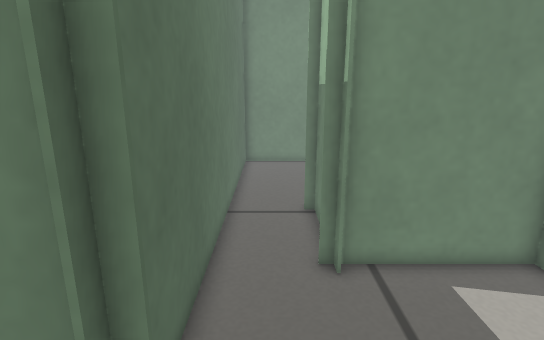
View 1 (above)

13 first-person views from a walk through a Gazebo world. The camera is 0.51 m above the floor, tilts 14° down and sees 80° across. The floor is counted in squares, 0.1 m on a side. Each view is taken from the middle of a square. On the plan, view 1 faces up. The plan holds only what a view shows up to about 20 squares ahead; the rest is blank. The place goes on beyond the plan. Surface patterns are stand-ins for the level's own textures.

View 2
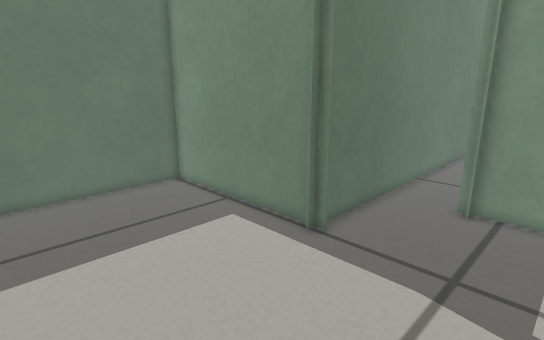

View 3
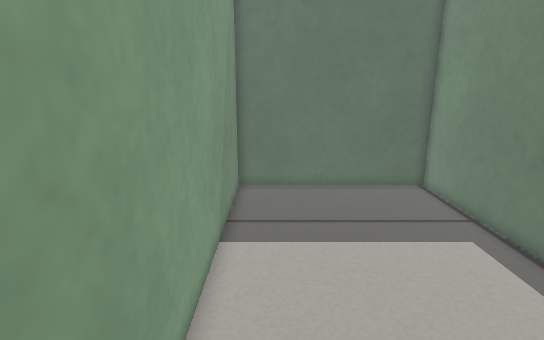

View 4
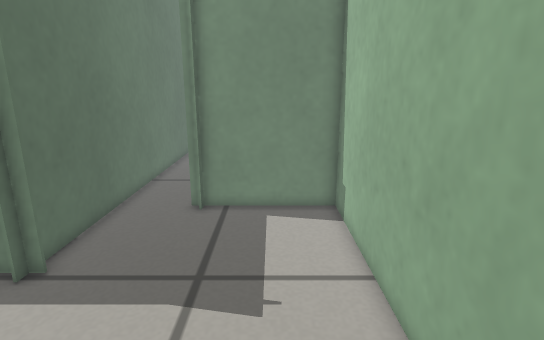

View 5
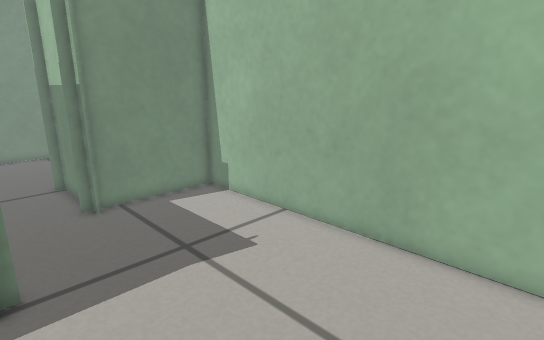

View 6
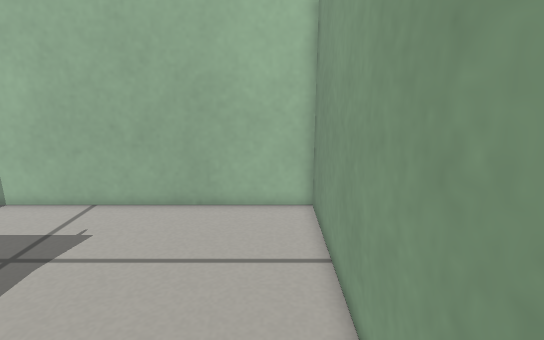

View 7
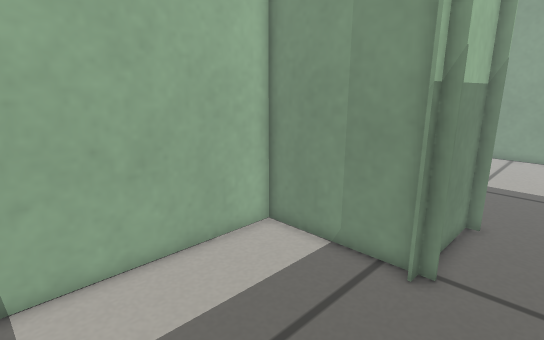

View 8
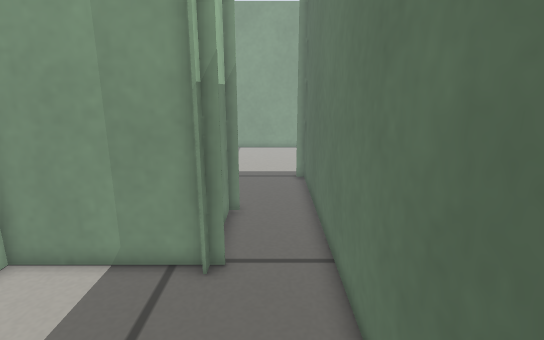

View 9
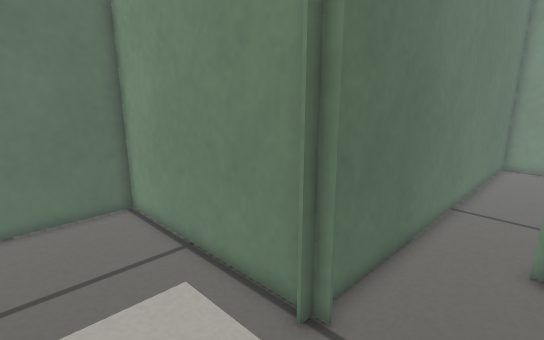

View 10
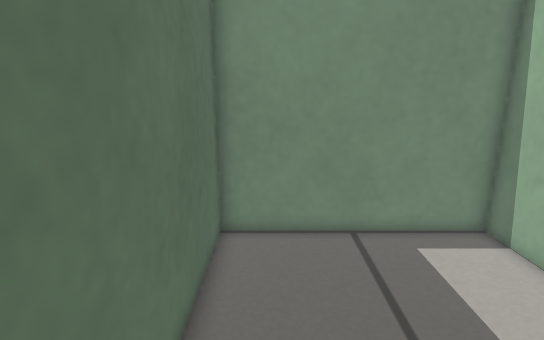

View 11
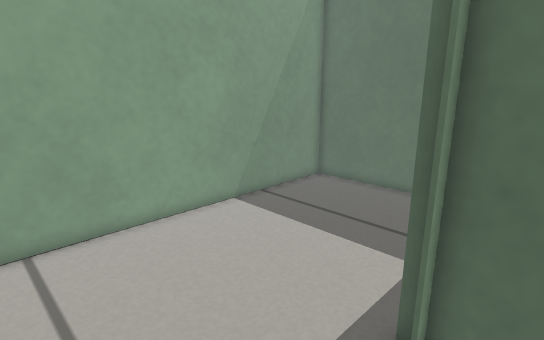

View 12
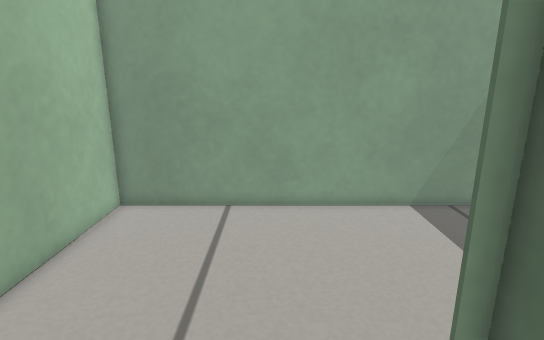

View 13
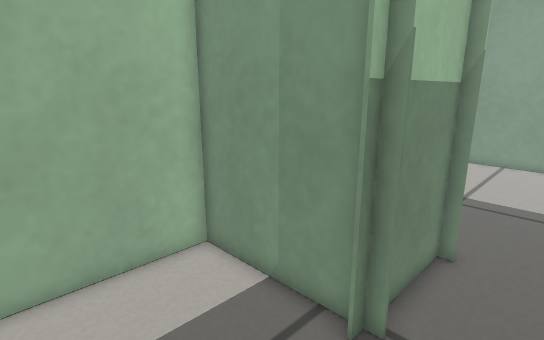

### Floor plan
Points are (right, up) in squares from view 1. A wall is a line through its corners. A room is listed if a view was taken in it or the views show most of it. See-through windows are left out.
Room 1 (views 1, 2, 3, 4, 5, 6, 9, 10, 11, 12)
walls: (-1.4, 3.2) (-11.9, 3.2) (-11.9, -6.8) (7.8, -6.8) (7.8, 8.7) (1.4, 8.7); (1.8, 8.1) (1.8, 13.9); (2, 8.8) (2, 8.1); (-1.9, 14.4) (-1.9, 2.8)
ways out: opening at (0, 13.7) to room 2
Room 2 (views 7, 8, 13)
walls: (2, 13.3) (7.8, 13.3) (7.8, 23.1) (-1.9, 23.1) (-1.9, 14.4); (1.4, 13.3) (1.9, 13.3)
ways out: opening at (0, 13.7) to room 1

Positions as (right, up) in squares from view 1, and headings:
1: (0, 0), facing up
2: (5, -6), facing up-left
3: (5, -5), facing left
4: (5, -5), facing up
5: (-2, -6), facing up-right
6: (-6, -5), facing right
7: (-1, 22), facing down-right
8: (0, 22), facing down
9: (2, -2), facing up-left
10: (0, 12), facing up
11: (4, 5), facing down-left
12: (1, 7), facing down
13: (-1, 19), facing down-right
